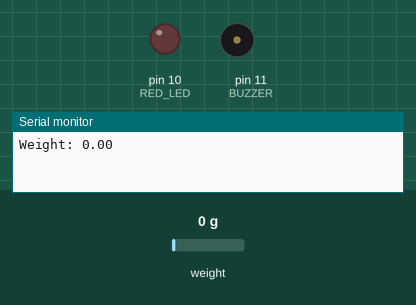
This sketch was run on a simulated Arduino Uno, built with avr-gcc and run on an emulated ATmega328P. On the bench: output pins drawn as LEDs (lit = HIGH), buzzer (waves = sounding, pin HIGH), the last lines printed to the serial monitor. The inputs (shaded band) are chosen by the test bench; at power-on: weight on the scale 0 g.

Above: at 2.2 s.
2.3 s: weight on the scale set to 46 g
4.3 s: weight on the scale set to 52 g
At 6.6 s:
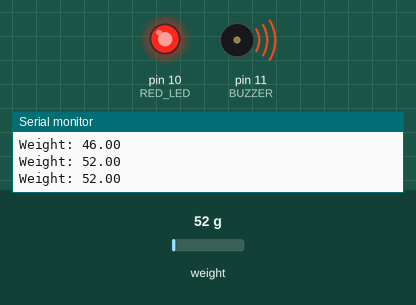
Timing chart, 0 to 8.1 s (numbered marks = the images above; inputs shaded):
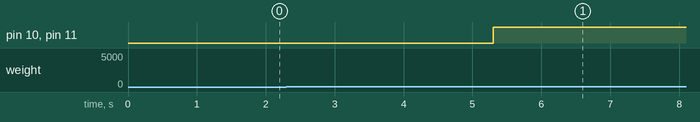

Measured:
- the behaviour switches between 49 and 50 g on weight on the scale (found by bisection; images 0 and 1)
- after the input at 4.3 s, pin 10 (RED_LED), pin 11 (BUZZER): LOW → HIGH after 1.0 s

The sketch:

DigitalScale.ino
```cpp
/*
  Weight Measurement System with HX711, LED, and Buzzer
  ------------------------------------------------------
  This Arduino sketch demonstrates how to measure weight using the HX711 load
  cell amplifier. The system provides a simple safety/alert mechanism:
  if the measured weight exceeds a predefined threshold, an LED and a buzzer
  are activated.

  Hardware:
    - HX711 Load Cell Amplifier
    - Load Cell Sensor
    - Arduino (Uno, Nano, etc.)
    - Red LED (connected to pin 10)
    - Buzzer (connected to pin 11)

  Pin Connections:
    HX711 DOUT -> Arduino pin 4
    HX711 SCK  -> Arduino pin 5
    LED        -> Arduino pin 10
    Buzzer     -> Arduino pin 11

  Features:
    - Calibrated weight measurement using HX711
    - Adjustable calibration factor for accurate readings
    - Audible and visual alert when weight ≥ 50 units
    - Serial Monitor feedback

  How it works:
    1. The system reads weight from the HX711 load cell.
    2. If weight ≥ 50, the LED and buzzer turn on.
    3. Otherwise, they remain off.
    4. Real-time readings are printed in Serial Monitor.

  Author: Halis Mustafa
  Date: September 2025
*/

#include "HX711.h"

#define DOUT_PIN 4
#define SCK_PIN  5
#define RED_LED  10
#define BUZZER   11

HX711 scale;

float calibration_factor = 1700; // Adjust this value for proper calibration

void setup() {
  Serial.begin(9600);
  pinMode(RED_LED, OUTPUT);
  pinMode(BUZZER, OUTPUT);

  scale.begin(DOUT_PIN, SCK_PIN);
  scale.set_scale(calibration_factor);
  scale.tare(); // Reset the scale to zero
}

void loop() {
  float weight = scale.get_units(10); // Average of 10 readings

  Serial.print("Weight: ");
  Serial.println(weight);

  if (weight >= 50) {
    digitalWrite(RED_LED, HIGH);
    digitalWrite(BUZZER, HIGH);
  } else {
    digitalWrite(RED_LED, LOW);
    digitalWrite(BUZZER, LOW);
  }

  delay(100);
}
```
